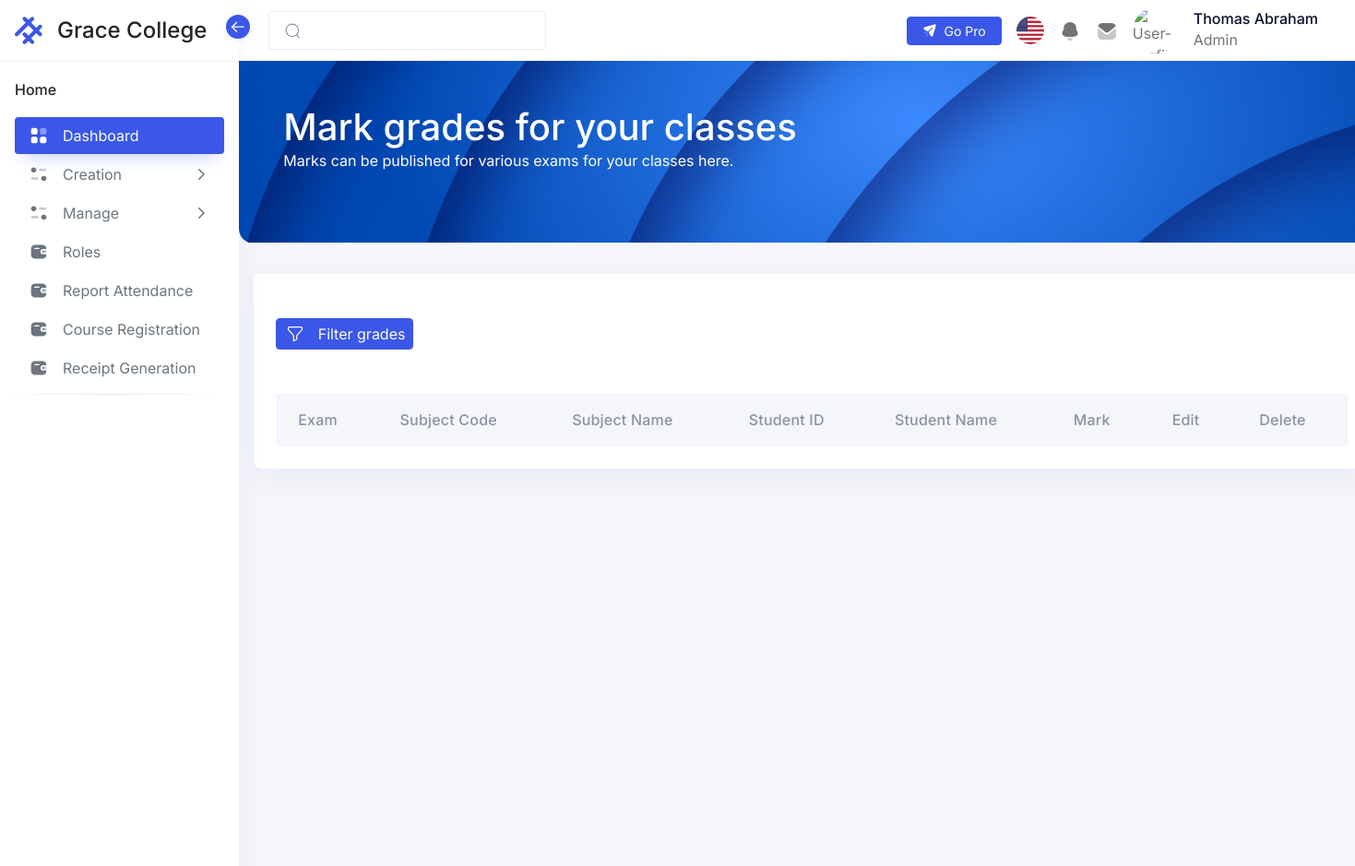
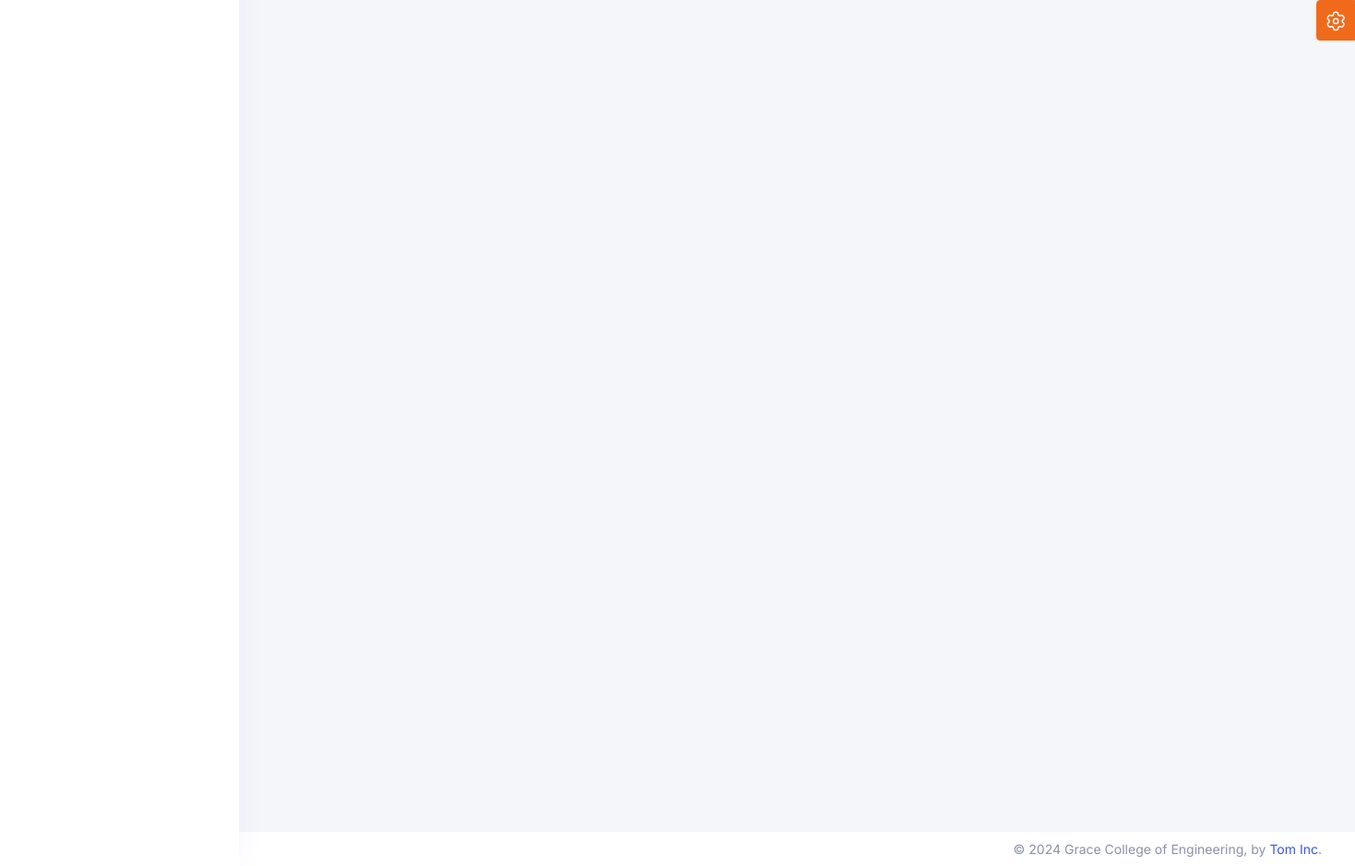
The app's page /admin/pages/grade.php (signed in), older data (2 pictures, top to bottom).
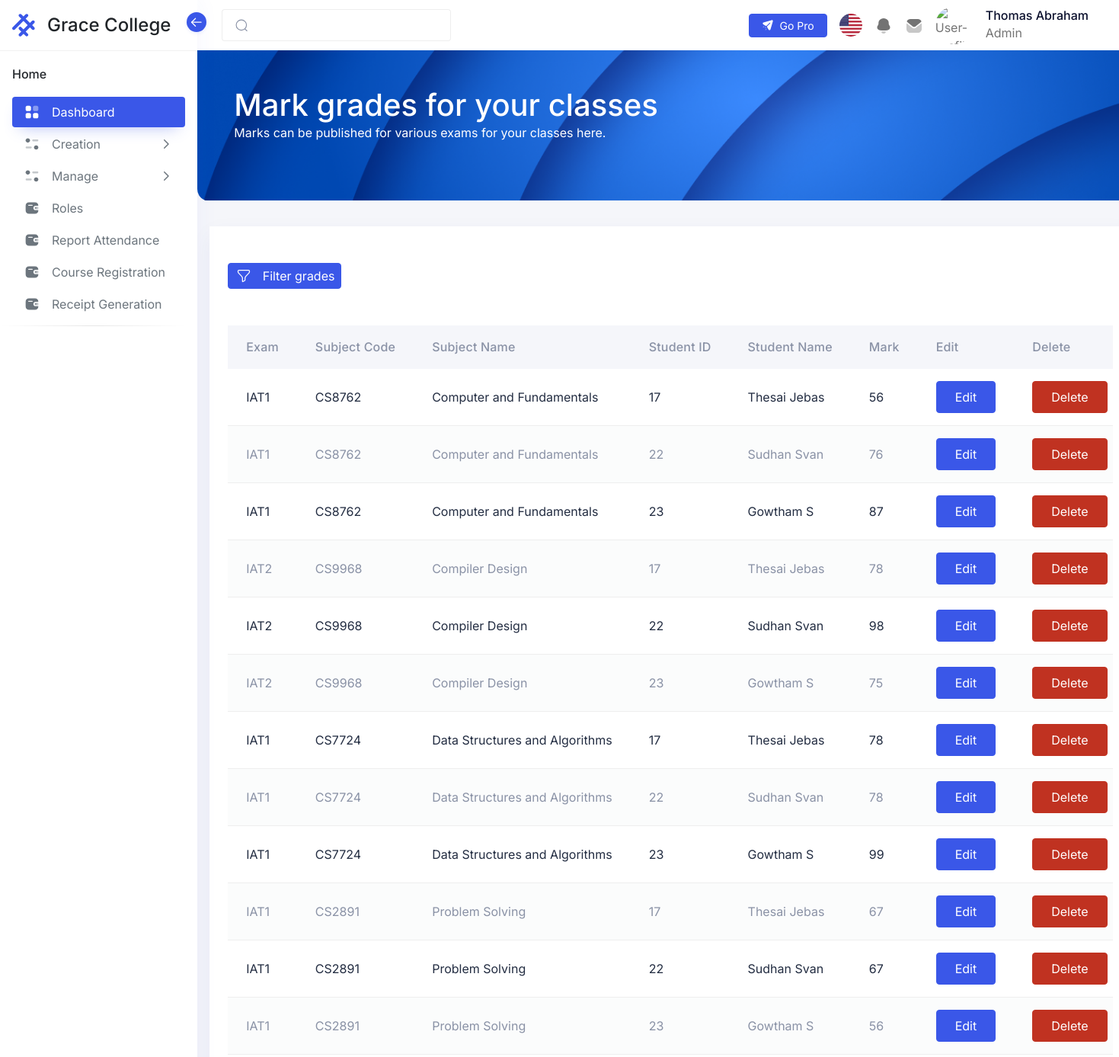
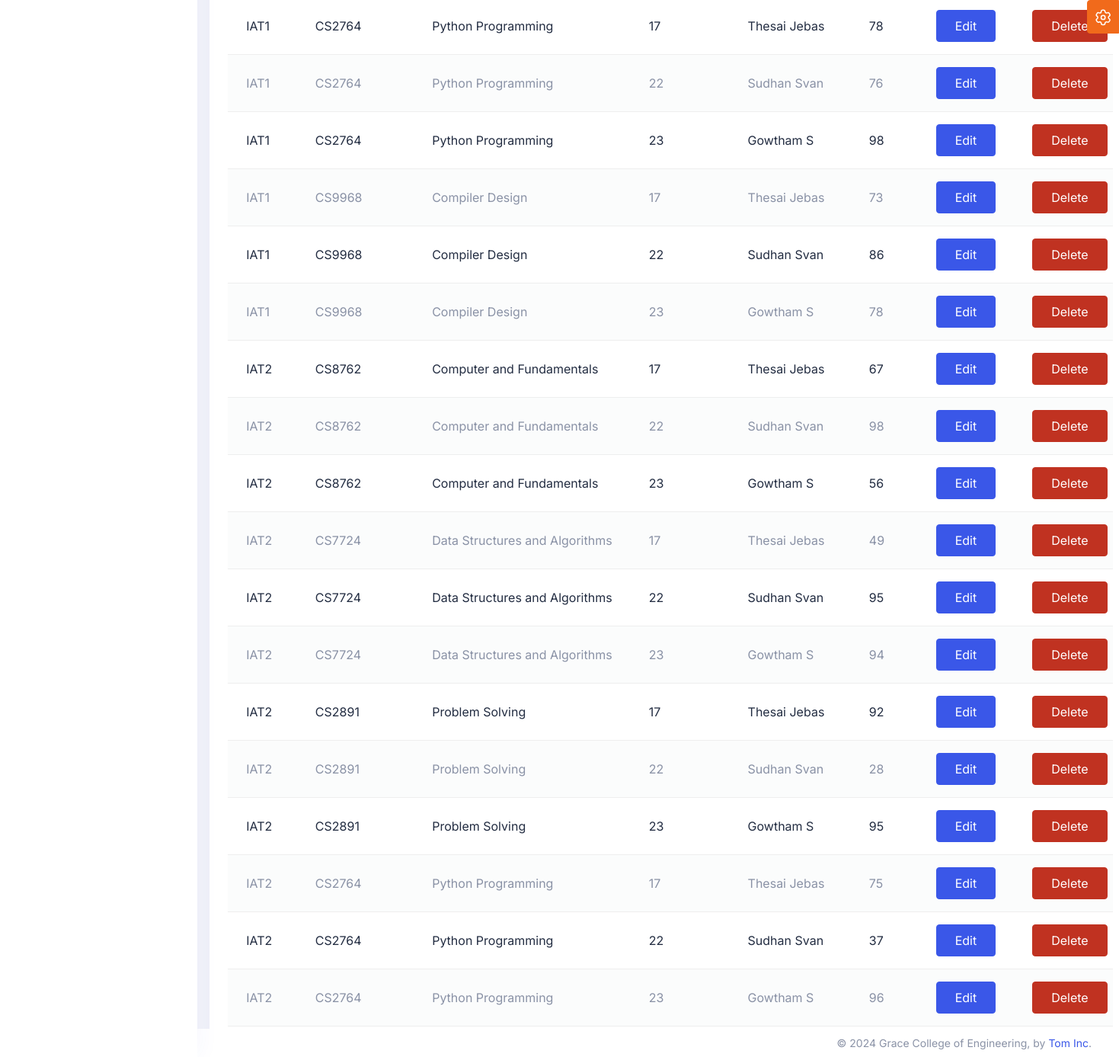
The same page, newer data (2 pictures, top to bottom).
### tables this page shows
CREATE TABLE `erp_login` (
  `user_id` int(20) NOT NULL,
  `userName` varchar(50) NOT NULL,
  `log_pwd` varchar(100) NOT NULL COMMENT 'login password',
  `phone` varchar(50) NOT NULL,
  `role` varchar(50) NOT NULL,
  `course` varchar(200) NOT NULL,
  `department` varchar(200) NOT NULL,
  `classId` int(11) NOT NULL,
  `l_name` varchar(200) NOT NULL,
  `f_name` varchar(200) NOT NULL,
  `yearOfAdmission` varchar(100) NOT NULL,
  `log_session` timestamp NOT NULL DEFAULT current_timestamp() ON UPDATE current_timestamp() COMMENT 'login session(timestamp)',
  `active` int(5) NOT NULL DEFAULT 1 COMMENT 'active status\r\n(active -1,inactive - 0)',
  `paymentStatus` int(11) NOT NULL
);

CREATE TABLE `erp_grade` (
  `gradeId` int(11) NOT NULL,
  `subjectCode` varchar(200) NOT NULL,
  `subjectName` varchar(200) NOT NULL,
  `studentId` int(11) NOT NULL,
  `studentName` varchar(200) NOT NULL,
  `semester` int(11) NOT NULL,
  `examName` varchar(200) NOT NULL,
  `mark` int(11) NOT NULL,
  `date` date NOT NULL
);

### admin/pages/grade.php (the view, shortened to what this page needs)
<?php
include('/xampp/htdocs/Intern1/Includes/Header.php');
include('../includes/Menu.php');
$sql = "SELECT * FROM erp_grade";
$result = mysqli_query($conn, $sql);
if ($result) {
    $grades = array();
    while ($row = $result->fetch_assoc()) {
        $grades[] = $row;
    }
}
?>
<div class="iq-navbar-header" style="height: 215px;">
    <div class="container-fluid iq-container">
        <div class="row">
            <div class="col-md-12">
                <div class="flex-wrap d-flex justify-content-between align-items-center">
                    <div>
                        <h1>Mark grades for your classes</h1>
                        <p>Marks can be published for various exams for your classes here.</p>
                    </div>
                </div>
            </div>
        </div>
    </div>
    <div class="iq-header-img">
        <img src="/intern1/assets/images/dashboard/top-header.png" alt="header" class="theme-color-default-img img-fluid w-100 h-100 animated-scaleX">
    </div>
</div>
<div class="card m-3 w-100 text ">
    <div class="card-header">
    </div>
    <div class="card-body">
        <a href="#" class=" text-center btn btn-primary btn-icon mt-lg-0 mt-md-0 mt-3 mb-4" data-bs-toggle="modal" data-bs-target="#filterModal">
            <i class="btn-inner">
            </i>
            <span>Filter grades</span>
        </a>
        <div class="table-responsive mt-4">
            <table id="basic-table" class="table table-striped mb-0" role="grid">
                <thead>
                    <tr>
                        <th>Exam</th>
                        <th>Subject Code</th>
                        <th>Subject Name</th>
                        <th>Student ID</th>
                        <th>Student Name</th>
                        <th>Mark</th>
                        <th>Edit</th>
                        <th>Delete</th>
                    </tr>
                </thead>
                <tbody id="tableBody">
                    <?php foreach ($grades as $grade) { ?>
                        <tr>
                            <td><?php echo $grade['examName'] ?></td>
                            <td><?php echo $grade['subjectCode'] ?></td>
                            <td><?php echo $grade['subjectName'] ?></td>
                            <td><?php echo $grade['studentId'] ?></td>
                            <td><?php echo $grade['studentName'] ?></td>
                            <td><?php echo $grade['mark'] ?></td>
                            <td>
                                <button type='button' rowData="[<?php echo $grade['gradeId'] . ',' . $grade['studentName'] . ',' . $grade['mark'] ?>]" class='btn btn-primary editBtn' data-bs-toggle='modal' data-bs-target='#editModal'>
                                    Edit
                                </button>
                            </td>
                            <td>
                                <button type="button" gradeId="<?php echo $grade['gradeId'] ?>" class="btn btn-danger deleteBtn" data-bs-toggle="modal" data-bs-target="#deleteModal">Delete</button>
                            </td>
                        </tr>
                    <?php } ?>
                </tbody>
            </table>
        </div>
    </div>
</div>
<?php
include('/xampp/htdocs/Intern1/Includes/Footer.php');
?>

### Includes/Header.php (shortened to what this page needs)
<?php
if (isset($_SESSION['user_id'])) {
  include('conn.php');
  $user_id = $_SESSION['user_id'];
  $query = "SELECT * FROM erp_login WHERE user_id = '$user_id'";
  $result = mysqli_query($conn, $query);
  if ($result && mysqli_num_rows($result) > 0) {
    $row = mysqli_fetch_assoc($result);
    $f_fname = $row['f_name'];
    $f_lname = $row['l_name'];
    $f_role = $row['role'];
  }
?>
  <!doctype html>
  <html lang="en" dir="ltr">
  <head>
    <link rel="stylesheet" href="/intern1/assets/css/core/libs.min.css" />
    <link rel="stylesheet" href="/intern1/assets/vendor/aos/dist/aos.css" />
    <link rel="stylesheet" href="/intern1/assets/css/hope-ui.min.css?v=2.0.0" />
    <link rel="stylesheet" href="/intern1/assets/css/custom.min.css?v=2.0.0" />
    <link rel="stylesheet" href="/intern1/assets/css/dark.min.css" />
    <link rel="stylesheet" href="/intern1/assets/css/customizer.min.css" />
    <link rel="stylesheet" href="/intern1/assets/css/rtl.min.css" />
    <link rel="stylesheet" href="https://cdnjs.cloudflare.com/ajax/libs/font-awesome/5.15.3/css/all.min.css">
  </head>
  <body class="  ">
  <?php } else {
  header("Location: /intern1/index.php");
}
  ?>

### admin/includes/Menu.php (shortened to what this page needs)
<aside class="sidebar sidebar-default sidebar-white sidebar-base navs-rounded-all ">
  <div class="sidebar-header d-flex align-items-center justify-content-start">
    <a href="/intern1/admin/home.php" class="navbar-brand">
      <div class="logo-main">
        <div class="logo-normal">
        </div>
      </div>
      <h4 class="logo-title">Grace College</h4>
    </a>
    <div class="sidebar-toggle" data-toggle="sidebar" data-active="true">
      <i class="icon">
      </i>
    </div>
  </div>
  <div class="sidebar-body pt-0 data-scrollbar">
    <div class="sidebar-list">
      <ul class="navbar-nav iq-main-menu" id="sidebar-menu">
        <li class="nav-item static-item">
          <a class="nav-link static-item disabled" href="../Gallery" tabindex="-1">
            <span class="default-icon">Home</span>
          </a>
        </li>
        <li class="nav-item">
          <a class="nav-link active" aria-current="page" href="../Gallery">
            <i class="icon">
            </i>
            <span class="item-name">Dashboard</span>
          </a>
        </li>
        <li class="nav-item">
          <a class="nav-link" data-bs-toggle="collapse" href="#horizontal-menu1" role="button" aria-expanded="false" aria-controls="horizontal-menu1">
            <i class="icon">
            </i>
            <span class="item-name">Creation</span>
            <i class="right-icon">
              <svg class="icon-18" xmlns="http://www.w3.org/2000/svg" width="18" fill="none" viewBox="0 0 24 24" stroke="currentColor">
                <path stroke-linecap="round" stroke-linejoin="round" stroke-width="2" d="M9 5l7 7-7 7" />
              </svg>
            </i>
          </a>
        </li>
        <li class="nav-item">
          <a class="nav-link" data-bs-toggle="collapse" href="#horizontal-menu" role="button" aria-expanded="false" aria-controls="horizontal-menu">
            <i class="icon">
            </i>
            <span class="item-name">Manage</span>
            <i class="right-icon">
              <svg class="icon-18" xmlns="http://www.w3.org/2000/svg" width="18" fill="none" viewBox="0 0 24 24" stroke="currentColor">
                <path stroke-linecap="round" stroke-linejoin="round" stroke-width="2" d="M9 5l7 7-7 7" />
              </svg>
            </i>
          </a>
        </li>
        <li class="nav-item">
          <a class="nav-link" aria-current="page" href="/Intern1/admin/pages/roles.php">
            <i class="icon">
            </i>
            <span class="item-name">Roles
            </span>
          </a>
        </li>
        <li class="nav-item">
          <a class="nav-link" aria-current="page" href="/Intern1/admin/pages/reportAttendance.php">
            <i class="icon">
            </i>
            <span class="item-name">Report Attendance
            </span>
          </a>
        </li>
        <li class="nav-item">
          <a class="nav-link" aria-current="page" href="/Intern1/admin/pages/register.php">
            <i class="icon">
            </i>
            <span class="item-name">Course Registration
            </span>
          </a>
        </li>
        <li class="nav-item">
          <a class="nav-link" aria-current="page" href="/Intern1/admin/pages/receiptGeneration.php">
            <i class="icon">
            </i>
            <span class="item-name">Receipt Generation
            </span>
          </a>
        </li>
        <li>
          <hr class="hr-horizontal">
        </li>
      </ul>
    </div>
  </div>
</aside>
<main class="main-content">
  <div class="position-relative iq-banner">
    <nav class="nav navbar navbar-expand-lg navbar-light iq-navbar">
      <div class="container-fluid navbar-inner">
        <div class="input-group search-input">
          <span class="input-group-text" id="search-input">
          </span>
          <input type="search" class="form-control" placeholder="">
        </div>
        <div class="collapse navbar-collapse" id="navbarSupportedContent">
          <ul class="mb-2 navbar-nav ms-auto align-items-center navbar-list mb-lg-0">
            <li class="me-0 me-xl-2">
              <a class="btn btn-primary btn-sm d-flex gap-2 align-items-center" aria-current="page" href="http://hopeui.iqonic.design/pro?utm_source=hopeui-free-demo&utm_medium=hopeui-free-demo&utm_campaign=hopeui-pro-launch" target="_blank">
                Go Pro
              </a>
            </li>
            <li class="nav-item dropdown">
              <a href="#" class="search-toggle nav-link" id="dropdownMenuButton2" data-bs-toggle="dropdown" aria-haspopup="true" aria-expanded="false">
                <img src="/intern1/assets/images/Flag/flag001.png" class="img-fluid rounded-circle" alt="user" style="height: 30px; min-width: 30px; width: 30px;">
              </a>
            </li>
            <li class="nav-item dropdown">
              <a href="#" class="nav-link" id="notification-drop" data-bs-toggle="dropdown">
              </a>
            </li>
            <li class="nav-item dropdown">
              <a href="#" class="nav-link" id="mail-drop" data-bs-toggle="dropdown" aria-haspopup="true" aria-expanded="false">
              </a>
            </li>
            <li class="nav-item dropdown">
              <a class="py-0 nav-link d-flex align-items-center" href="#" id="navbarDropdown" role="button" data-bs-toggle="dropdown" aria-expanded="false">
                <img src="/intern1/assets/images/avatars/01.png" alt="User-Profile" class="theme-color-default-img img-fluid avatar avatar-50 avatar-rounded">
                <div class="caption ms-3 d-none d-md-block ">
                  <h6 class="mb-0 caption-title"><?php echo ucfirst($f_fname . " " . $f_lname) ?></h6>
                  <p class="mb-0 caption-sub-title"><?php echo ucfirst($f_role) ?></p>
                </div>
              </a>
            </li>
          </ul>
        </div>
      </div>
    </nav>
  </div>

### Includes/Footer.php (shortened to what this page needs)
<?php
if (isset($_SESSION['user_id'])) {
?>
<footer class="footer">
    <div class="footer-body">
        <ul class="left-panel list-inline mb-0 p-0">
            <li class="list-inline-item"><a href="../dashboard/extra/privacy-policy.html">Privacy Policy</a></li>
            <li class="list-inline-item"><a href="../dashboard/extra/terms-of-service.html">Terms of Use</a></li>
        </ul>
        <div class="right-panel">
            ©
            <script>document.write(new Date().getFullYear())</script> Grace College of Engineering,
             by <a href="https://iqonic.design/">Tom Inc</a>.
        </div>
    </div>
</footer>
 </main>
<a class="btn btn-fixed-end btn-warning btn-icon btn-setting" data-bs-toggle="offcanvas"
    data-bs-target="#offcanvasExample" role="button" aria-controls="offcanvasExample">
</a>
</body>
</html>
<?php
    } else {
        header("Location: /intern1/index.php");
  }
    ?>

### Includes/Footer.php (style rules this page uses)
.footer { position: fixed; bottom: 0; left: 0; width: 100%; }

Row changes from the older to the newer data that the page shows:
added erp_grade: examName "IAT1", subjectCode "CS8762", subjectName "Computer and Fundamentals", studentId "17", studentName "Thesai Jebas", mark "56"
added erp_grade: examName "IAT1", subjectCode "CS8762", subjectName "Computer and Fundamentals", studentId "22", studentName "Sudhan Svan", mark "76"
added erp_grade: examName "IAT1", subjectCode "CS8762", subjectName "Computer and Fundamentals", studentId "23", studentName "Gowtham S", mark "87"
added erp_grade: examName "IAT2", subjectCode "CS9968", subjectName "Compiler Design", studentId "17", studentName "Thesai Jebas", mark "78"
added erp_grade: examName "IAT2", subjectCode "CS9968", subjectName "Compiler Design", studentId "22", studentName "Sudhan Svan", mark "98"
added erp_grade: examName "IAT2", subjectCode "CS9968", subjectName "Compiler Design", studentId "23", studentName "Gowtham S", mark "75"
added erp_grade: examName "IAT1", subjectCode "CS7724", subjectName "Data Structures and Algorithms", studentId "17", studentName "Thesai Jebas", mark "78"
added erp_grade: examName "IAT1", subjectCode "CS7724", subjectName "Data Structures and Algorithms", studentId "22", studentName "Sudhan Svan", mark "78"
added erp_grade: examName "IAT1", subjectCode "CS7724", subjectName "Data Structures and Algorithms", studentId "23", studentName "Gowtham S", mark "99"
added erp_grade: examName "IAT1", subjectCode "CS2891", subjectName "Problem Solving", studentId "17", studentName "Thesai Jebas", mark "67"
added erp_grade: examName "IAT1", subjectCode "CS2891", subjectName "Problem Solving", studentId "22", studentName "Sudhan Svan", mark "67"
added erp_grade: examName "IAT1", subjectCode "CS2891", subjectName "Problem Solving", studentId "23", studentName "Gowtham S", mark "56"
added erp_grade: examName "IAT1", subjectCode "CS2764", subjectName "Python Programming", studentId "17", studentName "Thesai Jebas", mark "78"
added erp_grade: examName "IAT1", subjectCode "CS2764", subjectName "Python Programming", studentId "22", studentName "Sudhan Svan", mark "76"
added erp_grade: examName "IAT1", subjectCode "CS2764", subjectName "Python Programming", studentId "23", studentName "Gowtham S", mark "98"
added erp_grade: examName "IAT1", subjectCode "CS9968", subjectName "Compiler Design", studentId "17", studentName "Thesai Jebas", mark "73"
added erp_grade: examName "IAT1", subjectCode "CS9968", subjectName "Compiler Design", studentId "22", studentName "Sudhan Svan", mark "86"
added erp_grade: examName "IAT1", subjectCode "CS9968", subjectName "Compiler Design", studentId "23", studentName "Gowtham S", mark "78"
added erp_grade: examName "IAT2", subjectCode "CS8762", subjectName "Computer and Fundamentals", studentId "17", studentName "Thesai Jebas", mark "67"
added erp_grade: examName "IAT2", subjectCode "CS8762", subjectName "Computer and Fundamentals", studentId "22", studentName "Sudhan Svan", mark "98"
added erp_grade: examName "IAT2", subjectCode "CS8762", subjectName "Computer and Fundamentals", studentId "23", studentName "Gowtham S", mark "56"
added erp_grade: examName "IAT2", subjectCode "CS7724", subjectName "Data Structures and Algorithms", studentId "17", studentName "Thesai Jebas", mark "49"
added erp_grade: examName "IAT2", subjectCode "CS7724", subjectName "Data Structures and Algorithms", studentId "22", studentName "Sudhan Svan", mark "95"
added erp_grade: examName "IAT2", subjectCode "CS7724", subjectName "Data Structures and Algorithms", studentId "23", studentName "Gowtham S", mark "94"
added erp_grade: examName "IAT2", subjectCode "CS2891", subjectName "Problem Solving", studentId "17", studentName "Thesai Jebas", mark "92"
added erp_grade: examName "IAT2", subjectCode "CS2891", subjectName "Problem Solving", studentId "22", studentName "Sudhan Svan", mark "28"
added erp_grade: examName "IAT2", subjectCode "CS2891", subjectName "Problem Solving", studentId "23", studentName "Gowtham S", mark "95"
added erp_grade: examName "IAT2", subjectCode "CS2764", subjectName "Python Programming", studentId "17", studentName "Thesai Jebas", mark "75"
added erp_grade: examName "IAT2", subjectCode "CS2764", subjectName "Python Programming", studentId "22", studentName "Sudhan Svan", mark "37"
added erp_grade: examName "IAT2", subjectCode "CS2764", subjectName "Python Programming", studentId "23", studentName "Gowtham S", mark "96"
